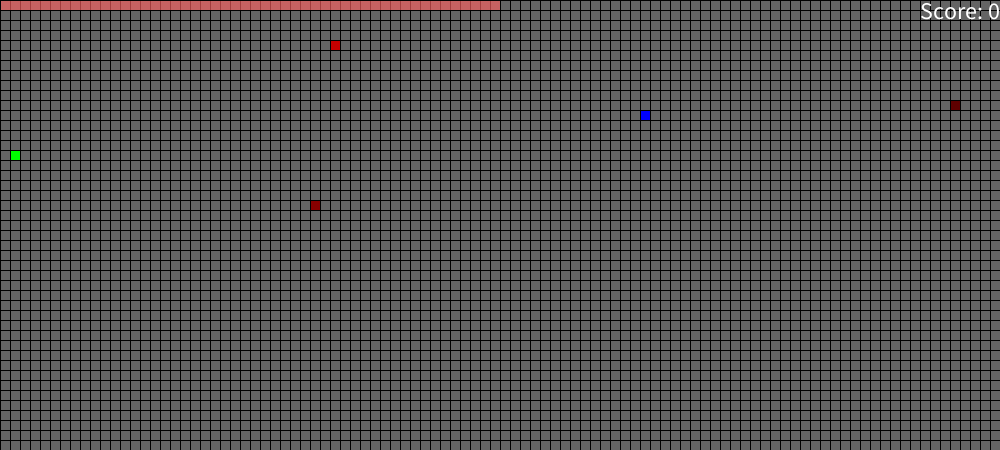
Frame 1 (no input)
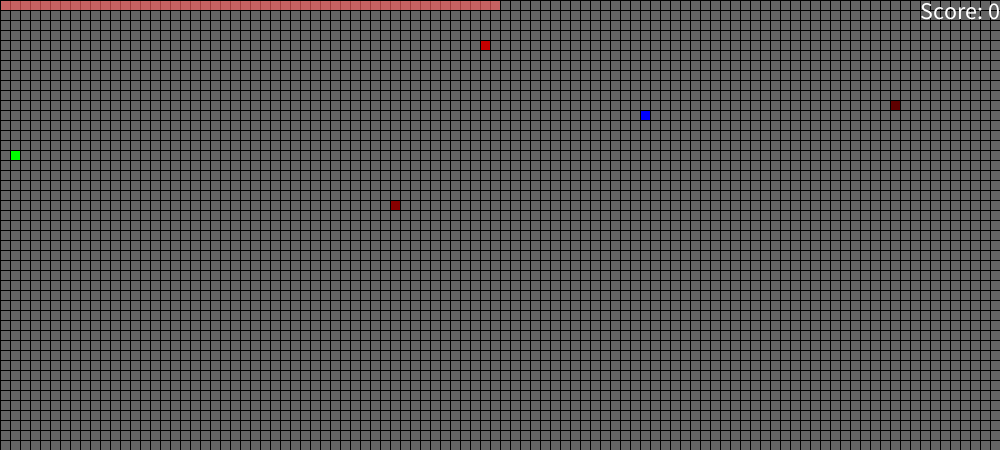
Frame 60 (the mouse pressed at the canvas centre just before this capture)
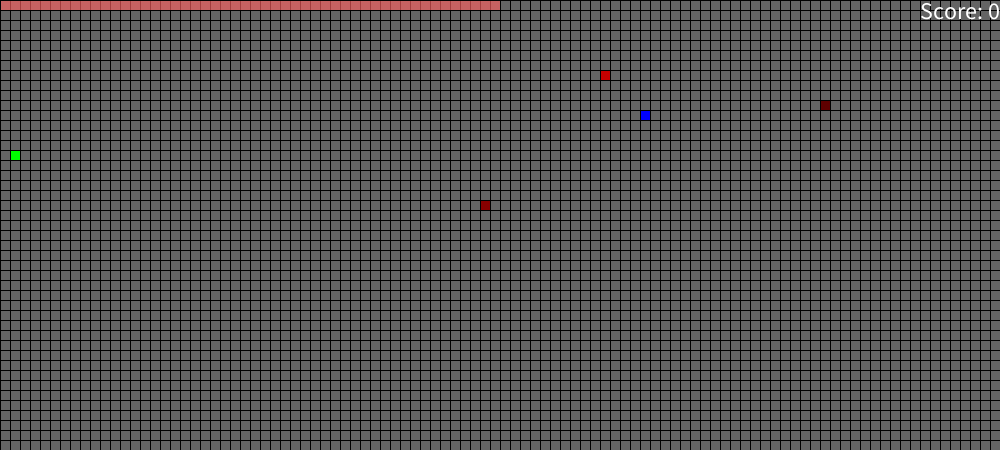
Frame 120 (the mouse held since frame 60 and released just before this capture)

The Processing sketch that drew these frames (run headless with seeded random() and noise(); from frame 60 on, the mouse is pressed at the canvas centre):

// Processing sketch: SP1
// ── SP1.pde
//Setup
int[][] grid;

//Change size of grid (see line 28)
int size = 10,

    keyPressedInt = 0,
    gridWidth,
    gridHeight,
    time,
    oldTime;
boolean gameOver = false; 

//Objects  
Player player;
//            Number of enemies
Enemy enemy[] = new Enemy[3];
Food food;


void setup() {
  rectMode(CENTER);
  textSize(24);
  frameRate(15);
  
  //Window width and height must return a modulus of the "int size"'s value equal to 0 for the grid to work!
  size(1000, 450);
  if (width%size != 0 || height%size != 0) { 
    println("Invalid grid size");
    background(0);
    textSize(64);
    textAlign(CENTER, CENTER);
    fill(255, 0, 0);
    text("Invalid grid size", width/2, height/2);
    return;
  }
  gridWidth = width/size;
  gridHeight = height/size;
  println("Grid width: " + gridWidth + " tiles\nGrid height: " + gridHeight + " tiles");
  grid = new int[gridWidth][gridHeight];
  
  //Initialize player, enemies and food
  player = new Player((int)random(0,gridWidth), (int)random(0,gridHeight));  
  for (int i = 0; i < enemy.length; i++) {
    enemy[i] = new Enemy((int)random(0,gridWidth), (int)random(0,gridHeight), player);
  }
  food = new Food((int)random(0,gridWidth), (int)random(0,gridHeight), player);
}

void draw() {
  if (width%size == 0 && height%size == 0 && !gameOver) {
    clearBoard();
    updateEntities();
    drawBackground();
    checkDrawPlayerHealth();
    checkKeyboardKey();
  }
}

void clearBoard() {
  for (int x = 0; x < gridWidth; x++) {
    for (int y = 0; y < gridHeight; y++) {
       grid[x][y] = 0;
    }
  }
}

void updateEntities() {
  //Update player
  grid[player.x][player.y] = player.type;
  
  //Update enemy
  for (int i = 0; i < enemy.length; i++) {
    grid[enemy[i].x][enemy[i].y] = enemy[i].type;
    enemy[i].MoveTowardsPlayer();
    if (player.x == enemy[i].x && player.y == enemy[i].y && player.canTakeDamage) {
      player.takeDamage();
      time = millis();
      oldTime = time;
    }
  }
  
  //Update food
  if (player.x == food.x && player.y == food.y) {
    food.newPosition();
    player.increaseScore();
  } else { 
    grid[food.x][food.y] = food.type;
  }
}

void drawBackground() {
  for (int x=0; x<gridWidth; x++) {
    for (int y=0; y<gridHeight; y++) {
      fill(getColorFromType(grid[x][y], x, y));
      rectMode(CORNER);
      square(x*size, y*size, size);
    }
  }
}

void checkDrawPlayerHealth() {
  if (player.health > 0) {
    fill(255, 255, 255, 100);
    rect(0,0,width/2,10);
    fill(255,0,0, 100);
    rect(0,0,width/200*player.health,10);
    if(!player.canTakeDamage) {
      int time = millis();
      if (time > oldTime+2000) {
        player.canTakeDamage = true;
      }
    }
    fill(255);
    textAlign(RIGHT, CENTER);
    text("Score: " + player.score, width, 10);
  } else {
    gameOver = true;
    background(0);
    textSize(64);
    textAlign(CENTER, CENTER);
    fill(255, 0, 0);
    text("Game Over", width/2, height/2);
    textSize(24);
    fill(255);
    text("Score: " + player.score, width/2, height/2+60);
    
  }
}

void checkKeyboardKey() {
  switch(keyPressedInt) {
      case 1:
        player.moveUp();
        break;
      case 2:
        player.moveDown();
        break;
      case 3:
        player.moveLeft();
        break;
      case 4:
        player.moveRight();
        break;
      }
}

color getColorFromType(int type, int x, int y) {
  color c = color(100);
  switch(type) {
    case 1:
      if (!player.canTakeDamage) {
        c = color(0,0,150);
      } else {
        c = color(0,0,255);
      }
      break;
    case 2:
      //Enemy
      for (int i = 0; i < enemy.length; i++) {
        if (x == enemy[i].x && y == enemy[i].y) {
          c = color(enemy[i].enemyColor, 0, 0);
        }
      }
      break;
    case 3:
      c = color(0,255,0);
      break;
  }
  return c;
}


void keyPressed() {
  if (keyPressedInt>0) return;
  switch(keyCode) {
  case UP:
    keyPressedInt = 1;
    break;
  case DOWN:
    keyPressedInt = 2;
    break;
  case LEFT:
    keyPressedInt = 3;
    break;
  case RIGHT:
    keyPressedInt = 4;
    break;
  }
}

//keyReleased() is very slow resulting in uncomfortable gameplay when moving quickly.
void keyReleased() {
  keyPressedInt = 0;
}

// ── Enemy.pde
class Enemy {
  int x, 
      y,
      type = 2,
      randomWait = (int)random(2,10),
      wait = randomWait,
      enemyColor = 255-(randomWait*10)*2;

  Player player;

  Enemy(int x, int y, Player player) {
    this.x = x;
    this.y = y;
    this.player = player;
  }

  //Movement
  void MoveTowardsPlayer() {
    if (wait != 0) {
      wait--; 
      return;
    }
    wait = randomWait;
    int xDistance = player.x - x;
    int yDistance = player.y - y;
    // random chance (~25% chance) for at enemy flytter sig i en tilfældig retning.
    
    if (Math.abs(xDistance) > Math.abs(yDistance)) {
      if (xDistance>0) {
        this.moveRight();
      } else if (xDistance<0) {
        this.moveLeft();
      }
    } else {
      if (yDistance>0) {
        this.moveDown();
      } else if (yDistance<0) {
        this.moveUp();
      }
    }
  }

  
  void moveUp() {
    if (y == 0) return;
    y--;
    grid[x][y] = type;
  }

  void moveDown() {
    if (y == gridHeight-1) return;
    y++;
    grid[x][y] = type;
  }

  void moveLeft() {
    if (x == 0) return;
    x--;
    grid[x][y] = type;
  }

  void moveRight() {
    if (x == gridWidth-1) return;
    x++;
    grid[x][y] = type;
  }
} 

// ── Food.pde
class Food {
  int x, 
      y, 
      type = 3;

  Player player;

  Food(int x, int y, Player player) {
    this.x = x;
    this.y = y;
    this.player = player;
  }
  
  void newPosition() {
    x = (int)random(0,gridWidth);
    y = (int)random(0,gridHeight);
  }
}

// ── Player.pde
class Player {
  int x, 
    y, 
    type = 1, 
    health,
    score = 0;
  boolean canTakeDamage = true;  

  Player(int x, int y) {
    this.x = x;
    this.y = y;
    health = 100;
  }

  //Movement
  void moveUp() {
    if (y == 0) return;
    y--;
    grid[x][y] = type;
  }

  void moveDown() {
    if (y == gridHeight-1) return;
    y++;
    grid[x][y] = type;
  }

  void moveLeft() {
    if (x == 0) return;
    x--;
    grid[x][y] = type;
  }

  void moveRight() {
    if (x == gridWidth-1) return;
    x++;
    grid[x][y] = type;
  }

  //Take damage (touching enemy)
  void takeDamage() {
    if (canTakeDamage) {
      canTakeDamage = false;
      health -= 20;
      if (health >=0) {
        println("Health: " + health);
      }
    }
    
  }
  
  //Increase score (eating food)
  void increaseScore() {
    score++;
    println("Score: " + score);
  }
}
